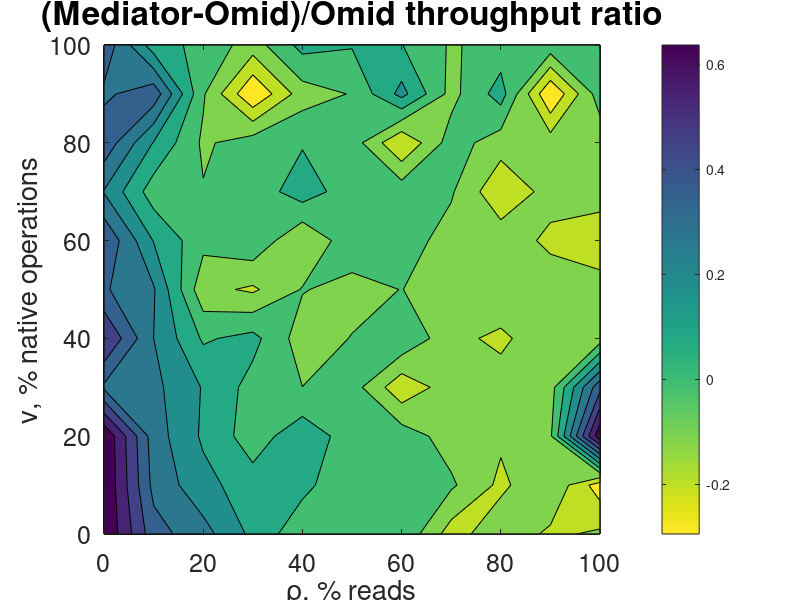

The MATLAB source for this figure:
%mediator = load('mediator_throughput_native_read_u1.txt');
%omid = load('omid_throughput_native_read_u1.txt');
mediator = load('mediator_throughput_native_read_u10.txt');
omid = load('omid_throughput_native_read_u10.txt');

% colormap(gray);

%diff = log2(mediator ./ omid);
diff = (mediator - omid) ./ omid;
[X, Y] = meshgrid(0:10:100, 0:10:100);
maxd = max(max(diff));
find = min(min(diff));
%c = mediator;
%for i = 1:1:11
%for j = 1:1:11
%if (diff(i,j) < 0)
%     c(i,j) = - diff(i,j)/mind;
%else 
%     c(i,j) = diff(i,j)/maxd;
%end;
%end;
%end;

%contourf(X, Y, diff, c);
contourf(X, Y, diff);
%colormap autumn;
colorbar;%('YTickLabel', {'-1', '-0.8', '-0.6', '-0.4', '-0.2', '0', '1', '2', '3', '4', '5'});

xlabel('\rho, % reads');
h = get(gca, 'xlabel');
set(h, 'FontSize', 20);

ylabel('\nu, % native operations');
h = get(gca, 'ylabel');
set(h, 'FontSize', 20);

set(gca, 'xtick', [0:20:100]);
set(gca, 'ytick', [0:20:100]);
%axis([0 100 0 100 -.5e+5 1e+5]);
axis([0 100 0 100]);

set(gca, 'FontSize', 18);
%zlabel('Throughput gap (ops)');
%h = get(gca, 'zlabel');
%set(h, 'FontSize', 16);

title('(Mediator-Omid)/Omid throughput ratio');
h = get(gca, 'title');
set(h, 'FontSize', 24);

hold on;

%text(22, 24, 'Omid dominates', 'FontSize', 24', 'Color', 'white');
%text(30, 50, 'Mediator dominates', 'FontSize', 24', 'Color', 'white');

% Flip the colors in the colormap
colormap(flipud(colormap))

%curve_u1 = load('equilibrium_u1.txt');
%curve_u4 = load('equilibrium_u4.txt');
%plot(curve_u4(:,1), curve_u4(:,2), 's-', 'LineWidth', 4, 'MarkerSize', 10, 'Color', 'black', 'MarkerFaceColor', [0,0,0], 'MarkerEdgeColor', [0,0,0]);

print -depsc mesh_color_u10.eps
